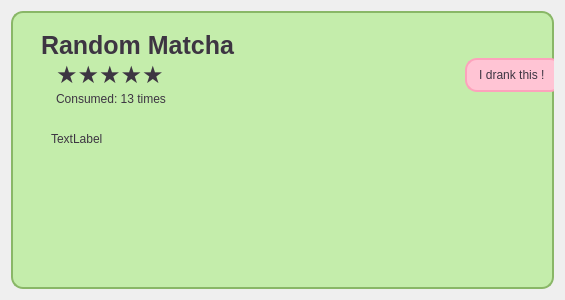
<?xml version="1.0" encoding="UTF-8"?>
<ui version="4.0">
 <class>MatchaCard</class>
 <widget class="QWidget" name="MatchaCard">
  <property name="geometry">
   <rect>
    <x>0</x>
    <y>0</y>
    <width>565</width>
    <height>300</height>
   </rect>
  </property>
  <property name="minimumSize">
   <size>
    <width>0</width>
    <height>200</height>
   </size>
  </property>
  <property name="windowTitle">
   <string>Form</string>
  </property>
  <layout class="QVBoxLayout" name="verticalLayout">
   <item>
    <widget class="QFrame" name="matchaCard1">
     <property name="sizePolicy">
      <sizepolicy hsizetype="Minimum" vsizetype="Minimum">
       <horstretch>0</horstretch>
       <verstretch>30</verstretch>
      </sizepolicy>
     </property>
     <property name="styleSheet">
      <string notr="true">QFrame{
	background-color: #C4EDAB;
    color: #3D3542;
    border: 2px solid #89B767;
    border-radius: 12px;
}</string>
     </property>
     <property name="frameShape">
      <enum>QFrame::Shape::StyledPanel</enum>
     </property>
     <property name="frameShadow">
      <enum>QFrame::Shadow::Raised</enum>
     </property>
     <widget class="QWidget" name="verticalLayoutWidget_2">
      <property name="geometry">
       <rect>
        <x>0</x>
        <y>10</y>
        <width>551</width>
        <height>251</height>
       </rect>
      </property>
      <layout class="QVBoxLayout" name="matchaLayout1">
       <property name="spacing">
        <number>0</number>
       </property>
       <item>
        <layout class="QHBoxLayout" name="headerLayout1">
         <property name="spacing">
          <number>0</number>
         </property>
         <item>
          <spacer name="leftHeaderMargin1">
           <property name="orientation">
            <enum>Qt::Orientation::Horizontal</enum>
           </property>
           <property name="sizeType">
            <enum>QSizePolicy::Policy::Fixed</enum>
           </property>
           <property name="sizeHint" stdset="0">
            <size>
             <width>30</width>
             <height>20</height>
            </size>
           </property>
          </spacer>
         </item>
         <item>
          <layout class="QVBoxLayout" name="titleLayout1">
           <property name="spacing">
            <number>0</number>
           </property>
           <item>
            <spacer name="topTitleMargin1">
             <property name="orientation">
              <enum>Qt::Orientation::Vertical</enum>
             </property>
             <property name="sizeType">
              <enum>QSizePolicy::Policy::Fixed</enum>
             </property>
             <property name="sizeHint" stdset="0">
              <size>
               <width>20</width>
               <height>10</height>
              </size>
             </property>
            </spacer>
           </item>
           <item>
            <widget class="QLabel" name="nameLabel">
             <property name="font">
              <font>
               <pointsize>19</pointsize>
               <bold>true</bold>
              </font>
             </property>
             <property name="styleSheet">
              <string notr="true">QLabel{
	background-color: none;
    color: #3D3542;
    border:none;
    border-radius: 12px;
}</string>
             </property>
             <property name="text">
              <string>Random Matcha</string>
             </property>
            </widget>
           </item>
           <item>
            <layout class="QHBoxLayout" name="ratingLayout1">
             <property name="spacing">
              <number>0</number>
             </property>
             <item>
              <spacer name="leftRatingMargin1">
               <property name="orientation">
                <enum>Qt::Orientation::Horizontal</enum>
               </property>
               <property name="sizeType">
                <enum>QSizePolicy::Policy::Fixed</enum>
               </property>
               <property name="sizeHint" stdset="0">
                <size>
                 <width>15</width>
                 <height>20</height>
                </size>
               </property>
              </spacer>
             </item>
             <item>
              <widget class="QLabel" name="ratingLabel">
               <property name="font">
                <font>
                 <pointsize>18</pointsize>
                </font>
               </property>
               <property name="styleSheet">
                <string notr="true">QLabel{
	background-color: none;
    color: #3D3542;
    border:none;
    border-radius: 12px;
}</string>
               </property>
               <property name="text">
                <string>★★★★★</string>
               </property>
              </widget>
             </item>
            </layout>
           </item>
           <item>
            <layout class="QHBoxLayout" name="consumedLayout1">
             <property name="spacing">
              <number>0</number>
             </property>
             <item>
              <spacer name="leftConsumedMargin1">
               <property name="orientation">
                <enum>Qt::Orientation::Horizontal</enum>
               </property>
               <property name="sizeType">
                <enum>QSizePolicy::Policy::Fixed</enum>
               </property>
               <property name="sizeHint" stdset="0">
                <size>
                 <width>15</width>
                 <height>20</height>
                </size>
               </property>
              </spacer>
             </item>
             <item>
              <widget class="QLabel" name="consumedLabel">
               <property name="styleSheet">
                <string notr="true">QLabel{
	background-color: none;
    color: #3D3542;
    border:none;
    border-radius: 12px;
}</string>
               </property>
               <property name="text">
                <string>Consumed: 13 times</string>
               </property>
              </widget>
             </item>
            </layout>
           </item>
           <item>
            <spacer name="bottomTitleMargin1">
             <property name="orientation">
              <enum>Qt::Orientation::Vertical</enum>
             </property>
             <property name="sizeType">
              <enum>QSizePolicy::Policy::Fixed</enum>
             </property>
             <property name="sizeHint" stdset="0">
              <size>
               <width>20</width>
               <height>20</height>
              </size>
             </property>
            </spacer>
           </item>
          </layout>
         </item>
         <item>
          <spacer name="rightHeaderMargin1">
           <property name="orientation">
            <enum>Qt::Orientation::Horizontal</enum>
           </property>
           <property name="sizeHint" stdset="0">
            <size>
             <width>40</width>
             <height>20</height>
            </size>
           </property>
          </spacer>
         </item>
         <item>
          <widget class="QPushButton" name="consumeButton">
           <property name="styleSheet">
            <string notr="true">QPushButton {
	background-color: #FFC4D4;
    color: #3D3542;
    border: 2px solid #FDA2BC;
    border-radius: 12px;
    padding: 8px 12px;
}</string>
           </property>
           <property name="text">
            <string>I drank this ! </string>
           </property>
          </widget>
         </item>
        </layout>
       </item>
       <item>
        <layout class="QHBoxLayout" name="infoLayout1">
         <property name="spacing">
          <number>0</number>
         </property>
         <item>
          <spacer name="leftInfoMargin1">
           <property name="orientation">
            <enum>Qt::Orientation::Horizontal</enum>
           </property>
           <property name="sizeType">
            <enum>QSizePolicy::Policy::Fixed</enum>
           </property>
           <property name="sizeHint" stdset="0">
            <size>
             <width>40</width>
             <height>20</height>
            </size>
           </property>
          </spacer>
         </item>
         <item>
          <widget class="QLabel" name="infoLabel">
           <property name="styleSheet">
            <string notr="true">QLabel{
	background-color: none;
    color: #3D3542;
    border:none;
    border-radius: 12px;
}</string>
           </property>
           <property name="text">
            <string>TextLabel</string>
           </property>
           <property name="wordWrap">
            <bool>true</bool>
           </property>
          </widget>
         </item>
         <item>
          <spacer name="rightInfoMargin1">
           <property name="orientation">
            <enum>Qt::Orientation::Horizontal</enum>
           </property>
           <property name="sizeType">
            <enum>QSizePolicy::Policy::Fixed</enum>
           </property>
           <property name="sizeHint" stdset="0">
            <size>
             <width>40</width>
             <height>20</height>
            </size>
           </property>
          </spacer>
         </item>
        </layout>
       </item>
       <item>
        <spacer name="verticalSpacer">
         <property name="orientation">
          <enum>Qt::Orientation::Vertical</enum>
         </property>
         <property name="sizeType">
          <enum>QSizePolicy::Policy::Fixed</enum>
         </property>
         <property name="sizeHint" stdset="0">
          <size>
           <width>20</width>
           <height>20</height>
          </size>
         </property>
        </spacer>
       </item>
       <item>
        <spacer name="bottomMargin1">
         <property name="orientation">
          <enum>Qt::Orientation::Vertical</enum>
         </property>
         <property name="sizeHint" stdset="0">
          <size>
           <width>20</width>
           <height>40</height>
          </size>
         </property>
        </spacer>
       </item>
      </layout>
     </widget>
    </widget>
   </item>
  </layout>
 </widget>
 <resources/>
 <connections/>
</ui>
